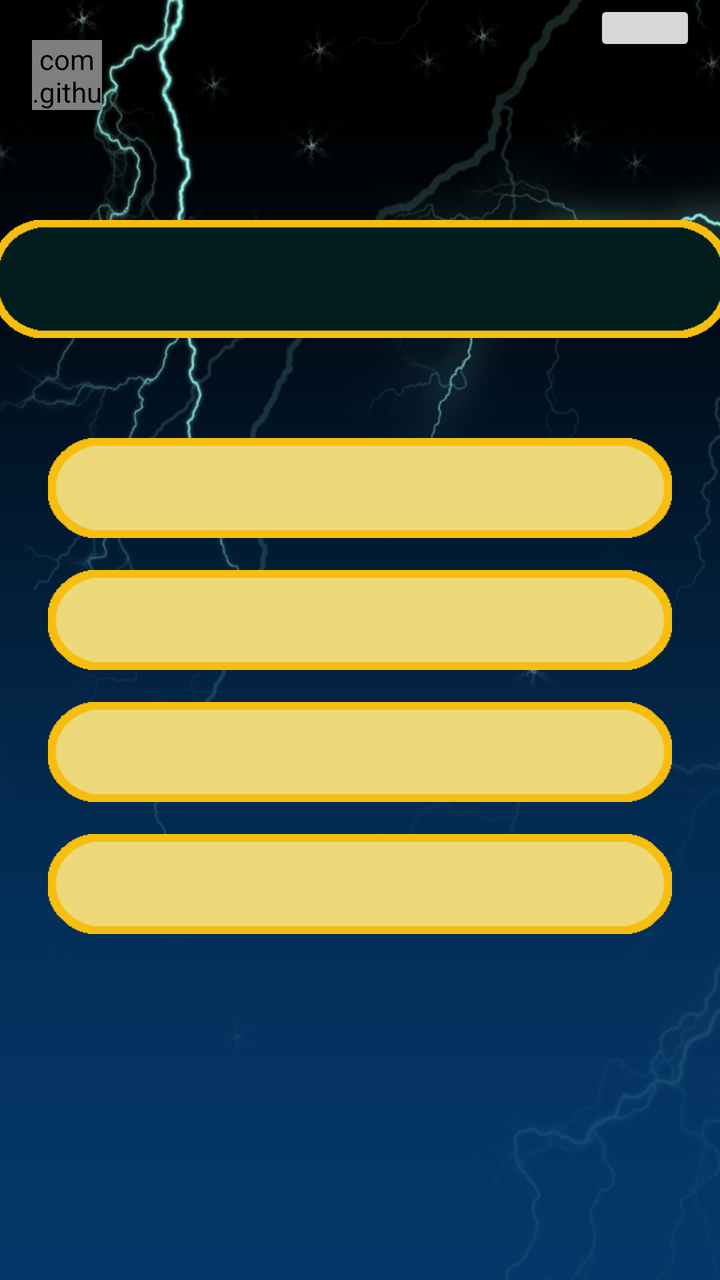
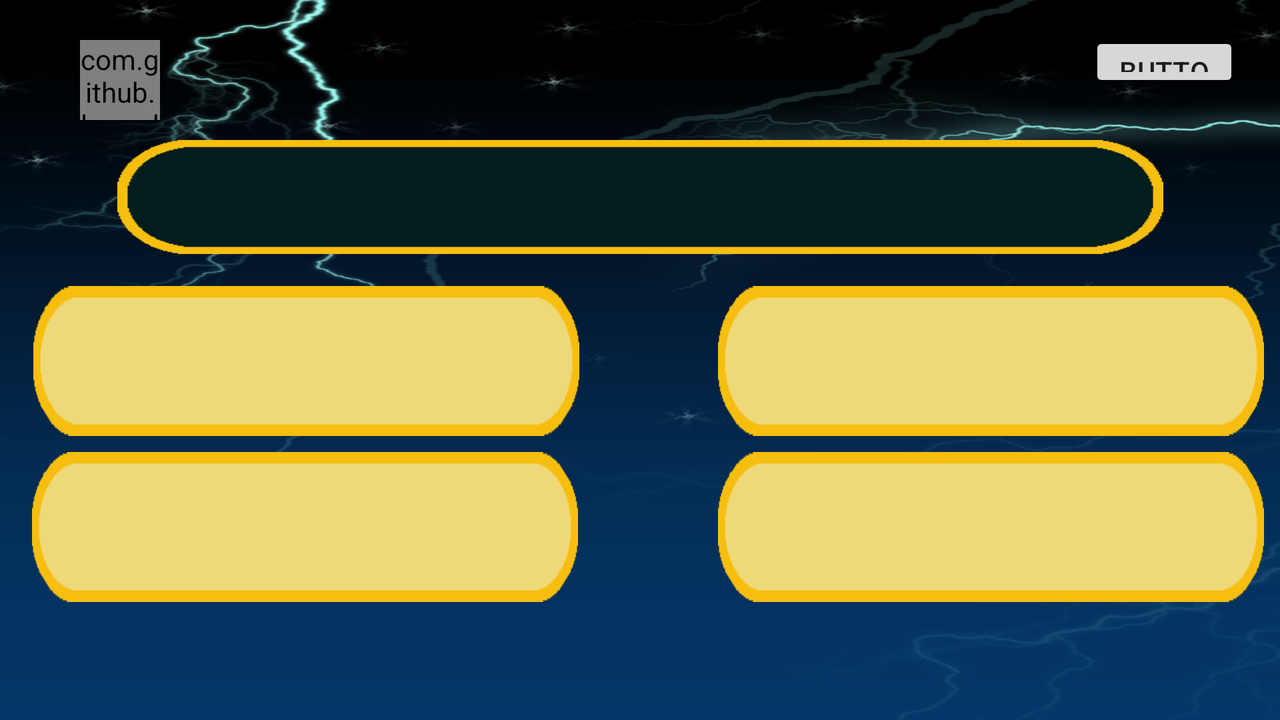

The same Android screen from two of the app's own layout files: first res/layout/ as a phone draws it, then the repository's variant for another configuration, drawn on a device whose configuration selects that folder. Both files follow.
<!-- AndroidManifest.xml: application theme AppTheme -->
<!-- res/layout/play_screen_v2.xml -->
<?xml version="1.0" encoding="utf-8"?>
<android.support.constraint.ConstraintLayout xmlns:android="http://schemas.android.com/apk/res/android"
    xmlns:app="http://schemas.android.com/apk/res-auto"
    xmlns:tools="http://schemas.android.com/tools"
    android:layout_width="match_parent"
    android:layout_height="match_parent"
    android:background="@drawable/background"
    xmlns:custom="http://schemas.android.com/apk/res-auto">

    <Button
        android:id="@+id/btn_A"
        android:background="@drawable/answerbutton"
        android:layout_width="312dp"
        android:layout_height="50dp"
        android:layout_marginEnd="8dp"
        android:layout_marginStart="8dp"
        android:layout_marginTop="50dp"
        android:gravity="center"
        android:enabled="false"
        android:textSize="9dp"
        android:textStyle="normal"
        app:layout_constraintEnd_toEndOf="parent"
        app:layout_constraintStart_toStartOf="parent"
        app:layout_constraintTop_toBottomOf="@+id/tv_ShowQuest" />

    <Button
        android:id="@+id/btn_B"
        android:background="@drawable/answerbutton"
        android:layout_width="312dp"
        android:layout_height="50dp"
        android:layout_marginEnd="8dp"
        android:layout_marginStart="8dp"
        android:layout_marginTop="16dp"
        android:gravity="center"
        android:textSize="9dp"
        android:textStyle="normal"
        android:enabled="false"
        app:layout_constraintEnd_toEndOf="parent"
        app:layout_constraintStart_toStartOf="parent"
        app:layout_constraintTop_toBottomOf="@+id/btn_A" />

    <Button
        android:id="@+id/btn_C"
        android:background="@drawable/answerbutton"
        android:layout_width="312dp"
        android:layout_height="50dp"
        android:layout_marginEnd="8dp"
        android:layout_marginStart="8dp"
        android:layout_marginTop="16dp"
        android:enabled="false"
        android:gravity="center"
        android:textSize="9dp"
        android:textStyle="normal"
        app:layout_constraintEnd_toEndOf="parent"
        app:layout_constraintStart_toStartOf="parent"
        app:layout_constraintTop_toBottomOf="@+id/btn_B" />

    <Button
        android:id="@+id/btn_D"
        android:background="@drawable/answerbutton"
        android:layout_width="312dp"
        android:layout_height="50dp"
        android:layout_marginEnd="8dp"
        android:layout_marginStart="8dp"
        android:layout_marginTop="16dp"
        android:gravity="center"
        android:textSize="9dp"
        android:textStyle="normal"
        android:enabled="false"
        app:layout_constraintEnd_toEndOf="parent"
        app:layout_constraintStart_toStartOf="parent"
        app:layout_constraintTop_toBottomOf="@+id/btn_C" />



    <ProgressBar
        android:id="@+id/pB_True_Answer"
        style="@style/Widget.AppCompat.ProgressBar.Horizontal"
        android:layout_width="202dp"
        android:layout_height="50dp"
        android:layout_marginEnd="8dp"
        android:layout_marginStart="8dp"
        android:layout_marginTop="20dp"
        app:layout_constraintEnd_toEndOf="parent"
        app:layout_constraintStart_toStartOf="parent"
        app:layout_constraintTop_toTopOf="parent" />

    <Button
        android:id="@+id/btn_start"
        android:layout_width="51dp"
        android:layout_height="28dp"
        android:layout_marginEnd="4dp"
        android:layout_marginStart="8dp"
        app:layout_constraintEnd_toEndOf="parent"
        app:layout_constraintStart_toEndOf="@+id/pB_True_Answer"
        tools:layout_editor_absoluteY="20dp" />

    <TextView
        android:id="@+id/tv_ShowQuest"
        android:layout_width="370dp"
        android:layout_height="59dp"
        android:layout_marginEnd="8dp"
        android:layout_marginStart="8dp"
        android:layout_marginTop="40dp"
        android:background="@drawable/questionbutton"
        android:gravity="center"
        android:textSize="10dp"
        android:textColor="#f4f5f7"
        android:textStyle="normal"
        app:layout_constraintEnd_toEndOf="parent"
        app:layout_constraintHorizontal_bias="0.509"
        app:layout_constraintStart_toStartOf="parent"
        app:layout_constraintTop_toBottomOf="@+id/pB_True_Answer" />


    <com.github.lzyzsd.circleprogress.ArcProgress

        android:id="@+id/pB_Show_Time"
        android:layout_width="35dp"
        android:layout_height="35dp"
        android:layout_marginStart="16dp"
        android:layout_marginTop="20dp"
        android:background="#000000"
        app:layout_constraintStart_toStartOf="parent"
        app:layout_constraintTop_toTopOf="parent"
        custom:arc_unfinished_color="#000000"
        custom:arc_finished_color="#2bef80"
        custom:arc_text_color="#2bef80"
        custom:arc_bottom_text="TIME"
        custom:arc_bottom_text_size="5dp"
        custom:arc_suffix_text_size="5dp"
        custom:arc_suffix_text=" "
        custom:arc_text_size="15dp"
        />

</android.support.constraint.ConstraintLayout>
<!-- resources referenced by this layout -->
<resources>
  <!-- drawable answerbutton: png bitmap (drawable, 3650 bytes) -->
  <!-- drawable background: png bitmap (drawable, 260548 bytes) -->
  <!-- drawable questionbutton: png bitmap (drawable, 3871 bytes) -->
  <style name="AppTheme" parent="Theme.AppCompat.Light.DarkActionBar">
          
          <item name="colorPrimary">@color/colorPrimary</item>
          <item name="colorPrimaryDark">@color/colorPrimaryDark</item>
          <item name="colorAccent">@color/colorAccent</item>
      </style>
</resources>
<!-- res/layout-land/play_screen_v2.xml (the repository's variant of the layout above) -->
<!-- drawn on the phone turned sideways -->
<?xml version="1.0" encoding="utf-8"?>
<android.support.constraint.ConstraintLayout xmlns:android="http://schemas.android.com/apk/res/android"
    xmlns:app="http://schemas.android.com/apk/res-auto"
    xmlns:tools="http://schemas.android.com/tools"
    android:layout_width="match_parent"
    android:layout_height="match_parent"
    android:background="@drawable/background"
    xmlns:custom="http://schemas.android.com/apk/res-auto">

    <Button
        android:id="@+id/btn_A"
        android:background="@drawable/answerbutton"
        android:layout_width="273dp"
        android:layout_height="75dp"
        android:layout_marginEnd="8dp"
        android:layout_marginStart="8dp"
        android:layout_marginTop="16dp"
        android:enabled="false"
        android:gravity="center"
        android:textSize="11dp"
        android:textStyle="normal"
        app:layout_constraintEnd_toEndOf="parent"
        app:layout_constraintHorizontal_bias="0.025"
        app:layout_constraintStart_toStartOf="parent"
        app:layout_constraintTop_toBottomOf="@+id/tv_ShowQuest" />

    <Button
        android:id="@+id/btn_B"
        android:background="@drawable/answerbutton"
        android:layout_width="273dp"
        android:layout_height="75dp"
        android:layout_marginEnd="8dp"
        android:layout_marginTop="16dp"
        android:enabled="false"
        android:gravity="center"
        android:textSize="11dp"
        android:textStyle="normal"
        app:layout_constraintEnd_toEndOf="parent"
        app:layout_constraintTop_toBottomOf="@+id/tv_ShowQuest" />

    <Button
        android:id="@+id/btn_C"
        android:background="@drawable/answerbutton"
        android:layout_width="273dp"
        android:layout_height="75dp"
        android:layout_marginStart="16dp"
        android:layout_marginTop="8dp"
        android:enabled="false"
        android:gravity="center"
        android:textSize="11dp"
        android:textStyle="normal"
        app:layout_constraintStart_toStartOf="parent"
        app:layout_constraintTop_toBottomOf="@+id/btn_A" />

    <Button
        android:id="@+id/btn_D"
        android:background="@drawable/answerbutton"
        android:layout_width="273dp"
        android:layout_height="75dp"
        android:layout_marginEnd="8dp"
        android:layout_marginTop="8dp"
        android:enabled="false"
        android:gravity="center"
        android:textSize="11dp"
        android:textStyle="normal"
        app:layout_constraintEnd_toEndOf="parent"
        app:layout_constraintTop_toBottomOf="@+id/btn_B" />

    <ProgressBar
        android:id="@+id/pB_True_Answer"
        style="?android:attr/progressBarStyleHorizontal"
        android:layout_width="344dp"
        android:layout_height="30dp"
        android:layout_marginEnd="8dp"
        android:layout_marginStart="8dp"
        android:layout_marginTop="20dp"
        app:layout_constraintEnd_toEndOf="parent"
        app:layout_constraintStart_toStartOf="parent"
        app:layout_constraintTop_toTopOf="parent" />

    <Button
        android:id="@+id/btn_start"
        android:layout_width="75dp"
        android:layout_height="30dp"
        android:layout_marginEnd="4dp"
        android:layout_marginStart="8dp"
        android:layout_marginTop="16dp"
        android:text="@string/button"
        app:layout_constraintEnd_toEndOf="parent"
        app:layout_constraintHorizontal_bias="0.731"
        app:layout_constraintStart_toEndOf="@+id/pB_True_Answer"
        app:layout_constraintTop_toTopOf="parent" />

    <TextView
        android:id="@+id/tv_ShowQuest"
        android:layout_width="523dp"
        android:layout_height="57dp"
        android:layout_marginEnd="2dp"
        android:layout_marginStart="2dp"
        android:layout_marginTop="20dp"
        android:background="@drawable/questionbutton"
        android:gravity="center"
        android:textColor="#f4f5f7"
        android:textSize="13dp"
        android:textStyle="normal"
        app:layout_constraintEnd_toEndOf="parent"
        app:layout_constraintHorizontal_bias="0.501"
        app:layout_constraintStart_toStartOf="parent"
        app:layout_constraintTop_toBottomOf="@+id/pB_True_Answer" />

    <com.github.lzyzsd.circleprogress.ArcProgress

        android:id="@+id/pB_Show_Time"
        android:layout_width="40dp"
        android:layout_height="40dp"
        android:layout_marginStart="40dp"
        android:layout_marginTop="20dp"
        android:background="#214193"
        app:layout_constraintStart_toStartOf="parent"
        app:layout_constraintTop_toTopOf="parent"
        custom:arc_bottom_text="TIME"
        custom:arc_bottom_text_size="5dp"
        custom:arc_suffix_text="S"
        custom:arc_suffix_text_size="5dp"
        custom:arc_text_size="15dp" />


</android.support.constraint.ConstraintLayout>
<!-- resources referenced by the variant -->
<!-- as the phone turned sideways resolves them -->
<resources>
  <!-- drawable answerbutton: png bitmap (drawable, 3650 bytes) -->
  <!-- drawable background: png bitmap (drawable, 260548 bytes) -->
  <!-- drawable questionbutton: png bitmap (drawable, 3871 bytes) -->
  <string name="button">button</string>
  <style name="AppTheme" parent="Theme.AppCompat.Light.DarkActionBar">
          
          <item name="colorPrimary">@color/colorPrimary</item>
          <item name="colorPrimaryDark">@color/colorPrimaryDark</item>
          <item name="colorAccent">@color/colorAccent</item>
      </style>
</resources>
